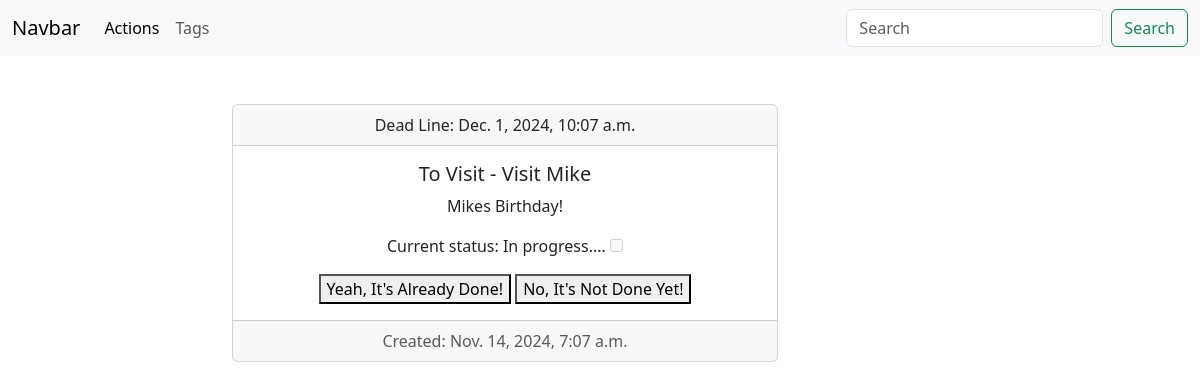
The app's page /todo/action/visit-mike-1731568040/ with its own data.
### todo/models.py (models this page shows, shortened)
class Action(models.Model):
    title = models.CharField(max_length=255, db_index=True)
    slug = models.SlugField(max_length=255, unique=True, blank=True)
    body = models.TextField(blank=True, db_index=True)
    date_created = models.DateTimeField(auto_now_add=True)
    is_done = models.BooleanField(default=False)
    dead_line = models.DateTimeField(null=True)
    tag = models.ForeignKey('Tag', related_name='actions', null=True, blank=True, on_delete=models.CASCADE)

class Tag(models.Model):
    title = models.CharField(max_length=50, db_index=True)
    slug = models.SlugField(max_length=50, unique=True)
    def __str__(self):
        return self.title

### todo/views.py (the view)
# urls.py: path('action/<str:slug>/', ActionDetail.as_view(), name='action_detail'),
class ActionDetail(DataMixin, View):
    model = Action
    template = 'todo/action_detail.html'

### todo/utils.py (called while the page is built)
    def get(self, request, slug):
        object = get_object_or_404(self.model, slug__iexact=slug)
        return render(request, self.template, context={self.model.__name__.lower(): object})

### todo/templates/todo/action_detail.html (shortened to what this page needs)
{% extends 'todo/todo_base.html' %}
{% block content %}
<div class="card text-center">
    <div class="card-header">
        Dead Line: {{ action.dead_line }}
    </div>
    <div class="card-body">
        <h5 class="card-title"> {{ action.tag }} - {{ action.title }}</h5>
        <p class="card-text">{{ action.body }}</p>
        {% if action.is_done %}
         <p class="card-text"> Current status: Done <input type="checkbox" checked></p>
        {% else %}
        <p class="card-text"> Current status: In progress.... <input type="checkbox" disabled></p>
        {% endif %}
        <form>
            <button>Yeah, It's Already Done!
            </button>
            <button>
               No, It's Not Done Yet!
            </button>
        </form>
    </div>
    <div class="card-footer text-body-secondary">
        Created: {{ action.date_created }}
    </div>
</div>
{% endblock content %}

### records on screen
Action: dead_line "Dec. 1, 2024, 10:07 a.m.", tag "To Visit", title "Visit Mike", body "Mikes Birthday!", date_created "Nov. 14, 2024, 7:07 a.m."
